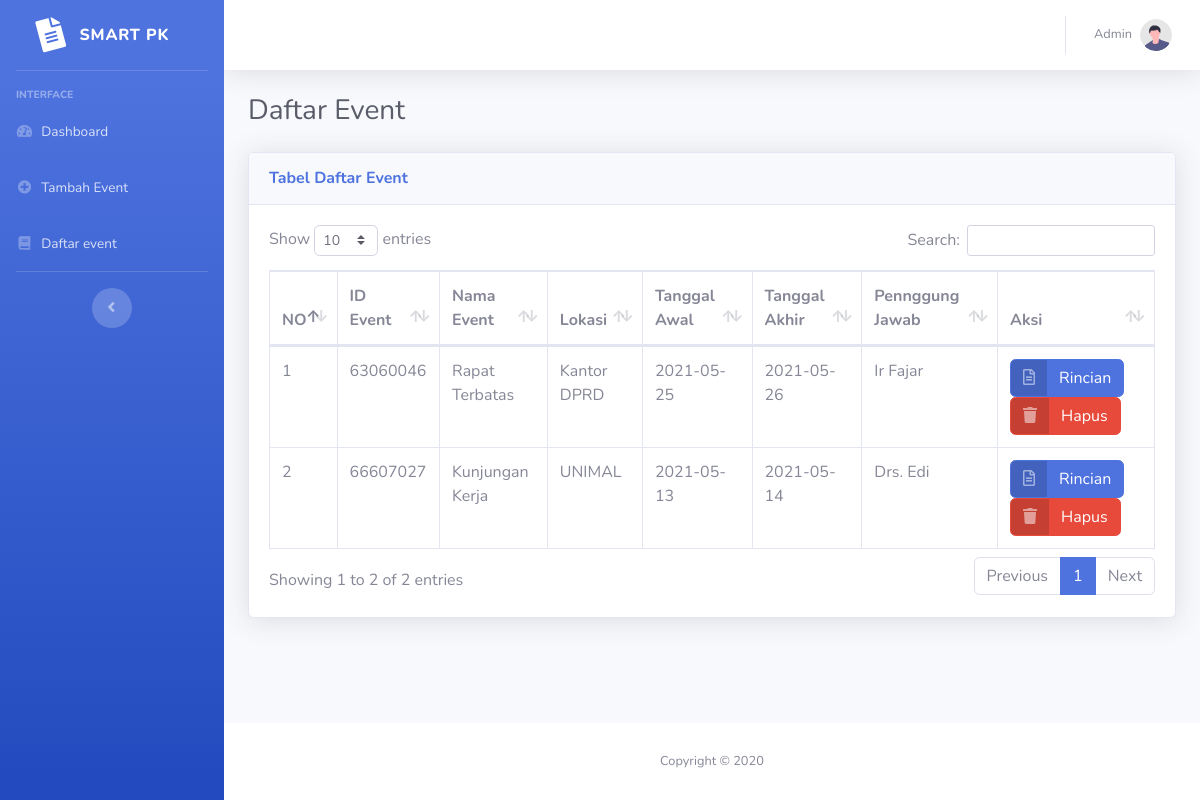
Screenshot of /page/event.php (signed in) with the database file from the repository.
### tables this page shows
CREATE TABLE `tbl_event` (
  `id` int(11) NOT NULL,
  `nama_event` varchar(100) NOT NULL,
  `lokasi` varchar(100) NOT NULL,
  `tgl_awal` date NOT NULL,
  `tgl_akhir` date NOT NULL,
  `penanggung_jawab` varchar(100) NOT NULL
);

### page/event.php (the view, shortened to what this page needs)
<?php
require '../db/koneksi.php';
?>
<!DOCTYPE html>
<html lang="en">
<head>
    <link href="../assets/vendor/fontawesome-free/css/all.min.css" rel="stylesheet" type="text/css">
    <link href="../assets/css/sb-admin-2.min.css" rel="stylesheet">
    <link href="../assets/vendor/datatables/dataTables.bootstrap4.min.css" rel="stylesheet">
</head>
<body id="page-top">
    <div id="wrapper">
        <ul class="navbar-nav bg-gradient-primary sidebar sidebar-dark accordion" id="accordionSidebar">
            <a class="sidebar-brand d-flex align-items-center justify-content-center" href="index.php">
                <div class="sidebar-brand-icon rotate-n-15">
                    <i class="fas fa-file-alt"></i>
                </div>
                <div class="sidebar-brand-text mx-3">Smart PK</div>
            </a>
            <hr class="sidebar-divider">
            <div class="sidebar-heading">
                interface
            </div>
            <li class="nav-item">
                <a class="nav-link" href="index.php">
                    <i class="fas fa-fw fa-tachometer-alt"></i>
                    <span>Dashboard</span>
                </a>
            </li>
            <li class="nav-item">
                <a class="nav-link" href="tambah-event.php">
                    <i class="fas fa-fw fa-plus-circle"></i>
                    <span>Tambah Event</span>
                </a>
            </li>
            <li class="nav-item">
                <a class="nav-link" href="event.php">
                    <i class="fas fa-fw fa-book"></i>
                    <span>Daftar event</span>
                </a>
            </li>
            <hr class="sidebar-divider d-none d-md-block">
            <div class="text-center d-none d-md-inline">
                <button class="rounded-circle border-0" id="sidebarToggle"></button>
            </div>
        </ul>
        <div id="content-wrapper" class="d-flex flex-column">
            <div id="content">
                <nav class="navbar navbar-expand navbar-light bg-white topbar mb-4 static-top shadow">
                    <ul class="navbar-nav ml-auto">
                        <li class="nav-item dropdown no-arrow">
                            <a class="nav-link dropdown-toggle" href="#" id="userDropdown" role="button"
                                data-toggle="dropdown" aria-haspopup="true" aria-expanded="false">
                                <span class="mr-2 d-none d-lg-inline text-gray-600 small"><?php echo ucwords($_SESSION['nama']); ?> </span>
                                <img class="img-profile rounded-circle"
                                    src="../assets/img/undraw_profile.svg">
                            </a>
                        </li>
                    </ul>
                </nav>
                <div class="container-fluid">
                    <h1 class="h3 mb-4 text-gray-800">Daftar Event</h1>
                    <div class="row">
                        <div class="col-lg-12">
                            <div class="card shadow mb-4">
                                <div class="card-header py-3">
                                    <h6 class="m-0 font-weight-bold text-primary">Tabel Daftar Event</h6>
                                </div>
                                <div class="card-body">
                                    <div class="table-responsive">
                                        <table class="table table-bordered" id="dataTable" width="100%" cellspacing="0">
                                            <thead>
                                                <tr>
                                                    <th>NO</th>
                                                    <th>ID Event</th>
                                                    <th>Nama Event</th>
                                                    <th>Lokasi</th>
                                                    <th>Tanggal Awal</th>
                                                    <th>Tanggal Akhir</th>
                                                    <th>Pennggung Jawab</th>
                                                    <th>Aksi</th>
                                                </tr>
                                            </thead>
                                            <tbody>
                                                    <?php
                                                        $no = 1;
                                                        $sql = mysqli_query($koneksi, "SELECT * FROM tbl_event");
                                                        while ($data = mysqli_fetch_assoc($sql)) {
                                                    ?>
                                                <tr>
                                                <td><?php echo $no++ ?></td>
                                                    <td><?php echo htmlentities($data['id']); ?></td>
                                                    <td><?php echo htmlentities($data['nama_event']); ?></td>
                                                    <td><?php echo htmlentities($data['lokasi']); ?></td>
                                                    <td><?php echo htmlentities($data['tgl_awal']); ?></td>
                                                    <td><?php echo htmlentities($data['tgl_akhir']); ?></td>
                                                    <td><?php echo htmlentities($data['penanggung_jawab']); ?></td>
                                                    <td><a href="rincian.php?id=<?php echo htmlentities($data['id']); ?>" class="btn btn-primary btn-icon-split">
                                                            <span class="icon text-white-50">
                                                                <i class="far fa-file-alt" aria-hidden="true"></i>
                                                            </span>
                                                            <span class="text">Rincian</span>
                                                        </a>
                                                        <a href="include/hapus-event.php?id=<?php echo htmlentities($data['id']); ?>" class="btn btn-danger btn-icon-split btn-del">
                                                            <span class="icon text-white-50">
                                                                <i class="fas fa-trash" aria-hidden="true"></i>
                                                            </span>
                                                            <span class="text">Hapus</span>
                                                        </a>
                                                    </td>
                                                </tr>
                                                    <?php
                                                        }
                                                    ?>
                                            </tbody>
                                        </table>
                                    </div>
                                </div>
                            </div>
                        </div>
                    </div>
                </div>
            </div>
            <footer class="sticky-footer bg-white">
                <div class="container my-auto">
                    <div class="copyright text-center my-auto">
                        <span>Copyright &copy; 2020</span>
                    </div>
                </div>
            </footer>
        </div>
    </div>
</body>
</html>

### rows the page displays
tbl_event: id "63060046", nama_event "Rapat Terbatas", lokasi "Kantor DPRD", tgl_awal "2021-05-25", tgl_akhir "2021-05-26", penanggung_jawab "Ir Fajar"
tbl_event: id "66607027", nama_event "Kunjungan Kerja", lokasi "UNIMAL", tgl_awal "2021-05-13", tgl_akhir "2021-05-14", penanggung_jawab "Drs. Edi"

### other values shown
$_SESSION['nama'] "Admin"
